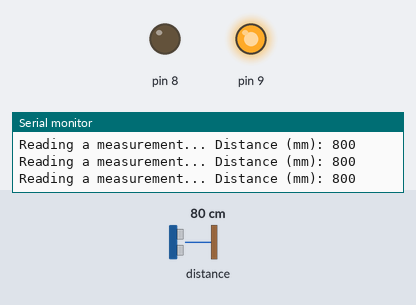
A sketch run on a simulated Arduino Uno, built with avr-gcc and run on an emulated ATmega328P. Parts: output pins drawn as LEDs (lit = HIGH), the last lines printed to the serial monitor. Inputs (shaded band) come from the test bench; at power-on: distance to the obstacle 80 cm.

Above: at 1.2 s.
1.3 s: distance to the obstacle set to 12 cm
4.3 s: distance to the obstacle set to 9 cm
At 5.5 s:
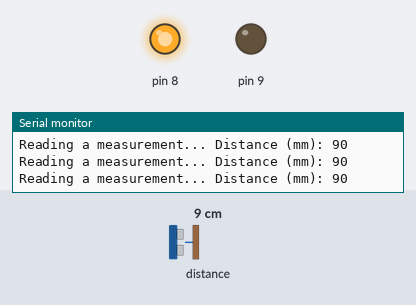
5.8 s: distance to the obstacle set to 18 cm
At 7.0 s:
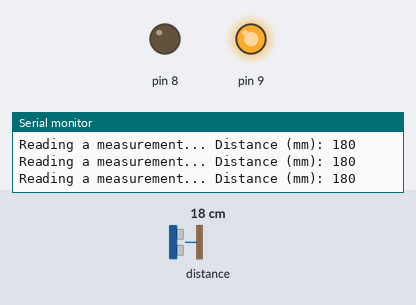
7.3 s: distance to the obstacle set to 2 cm
At 8.8 s:
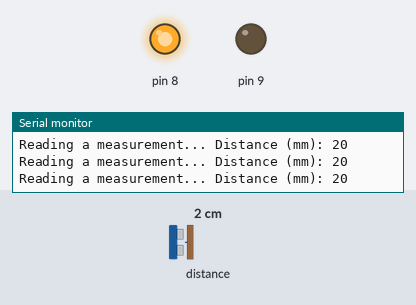
Timing chart, 0 to 9.8 s (numbered marks = the images above; inputs shaded):
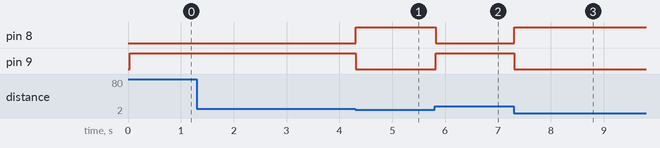

The sketch:

sketch_jan9a.ino
```cpp
#include "Adafruit_VL53L0X.h"

Adafruit_VL53L0X lox = Adafruit_VL53L0X();

void setup() {
  Serial.begin(115200);
pinMode(8,OUTPUT);
pinMode(9,OUTPUT);
  // wait until serial port opens for native USB devices
  while (! Serial) {
    delay(1);
  }
  Serial.println("Adafruit VL53L0X test");
  if (!lox.begin()) {
    Serial.println(F("Failed to boot VL53L0X"));
    while(1);
  }
  // power
  Serial.println(F("VL53L0X API Simple Ranging example\n\n"));
}
void loop() {
  VL53L0X_RangingMeasurementData_t measure;
  Serial.print("Reading a measurement... ");
  lox.rangingTest(&measure, false); // pass in 'true' to get debug data printout!

  if (measure.RangeStatus != 4) {  // phase failures have incorrect data
    Serial.print("Distance (mm): "); Serial.println(measure.RangeMilliMeter);
    int distance = measure.RangeMilliMeter;
  }
   if (measure.RangeMilliMeter<=100){
    digitalWrite(8,1);
    digitalWrite(9,0);
  }
  else if (measure.RangeMilliMeter>100){
    digitalWrite(8,0);
    digitalWrite(9,1);
  }
  else {
    digitalWrite(8,0);
    digitalWrite(9,0);
  }

}
```

Measured:
- the behaviour switches between 11 and 10 cm on distance to the obstacle (found by bisection; images 0 and 1)
- after the input at 4.3 s, pin 8: LOW → HIGH at once; pin 9: HIGH → LOW at once
- after the input at 5.8 s, pin 8: HIGH → LOW at once; pin 9: LOW → HIGH at once
- after the input at 7.3 s, pin 8: LOW → HIGH at once; pin 9: HIGH → LOW at once
